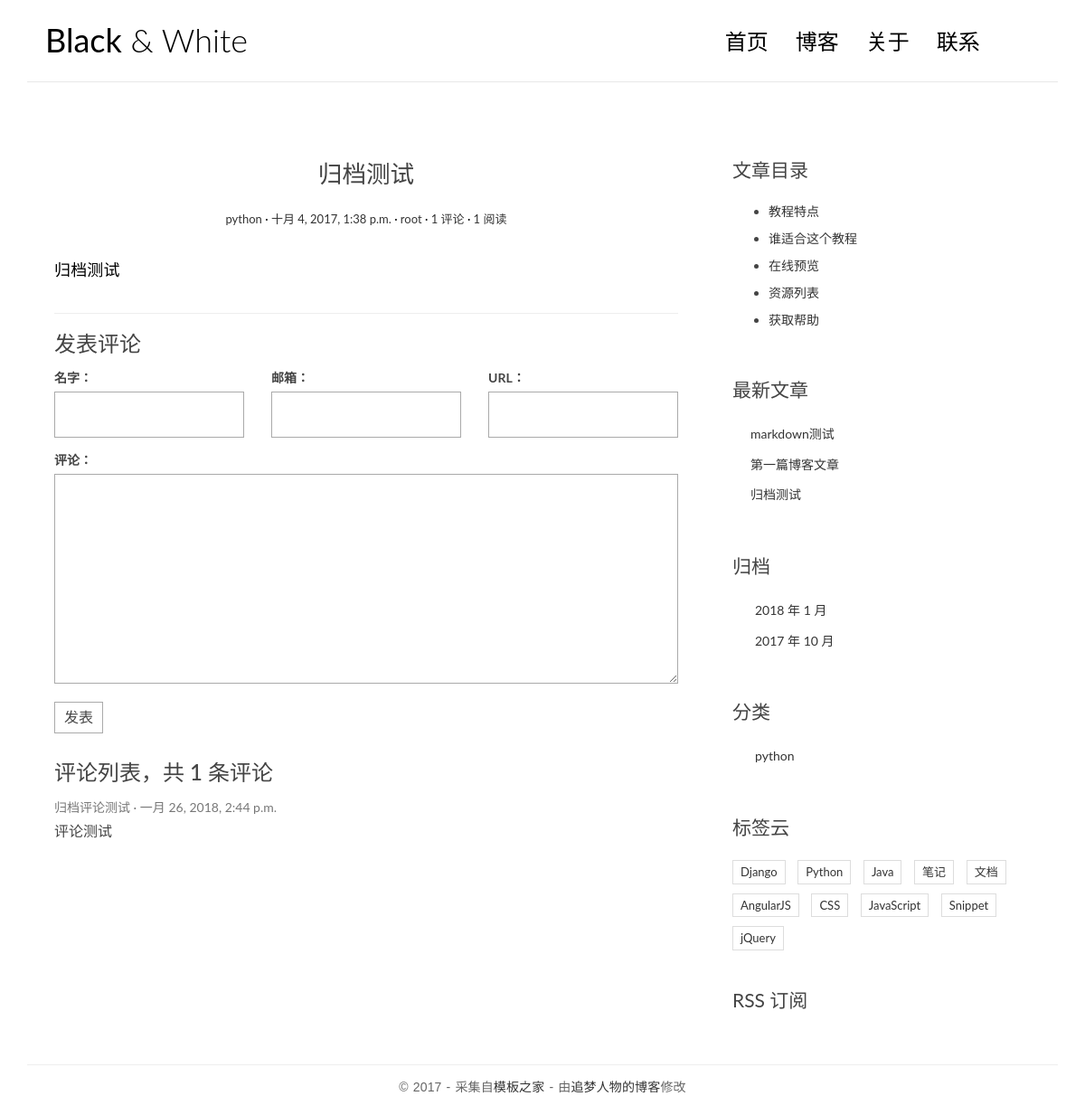
Page /post/4/ on the earlier database version.
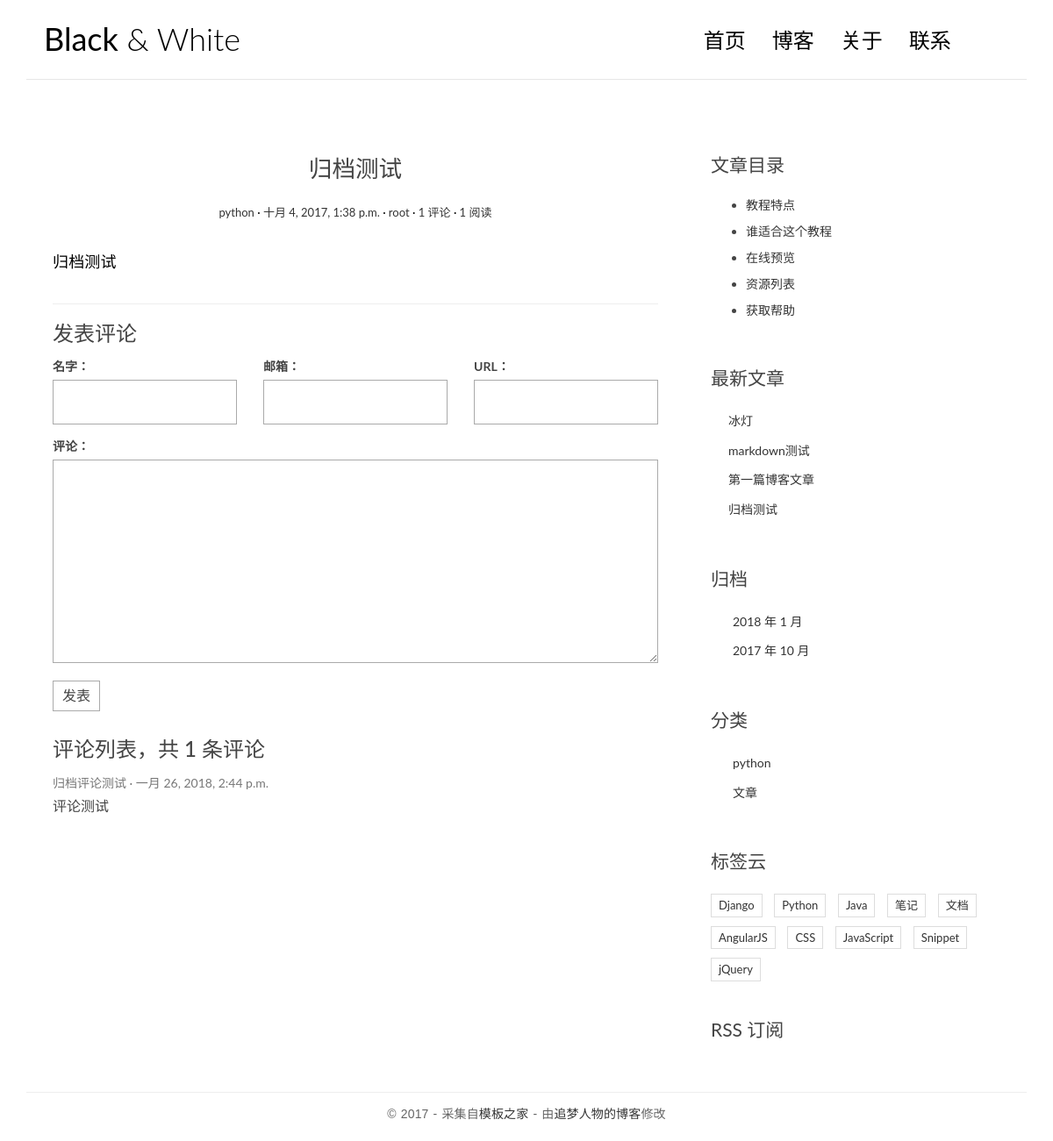
Same page on the later database version.
### comments/models.py (models this page shows, shortened)
class Comment(models.Model):
    name = models.CharField(max_length=100)
    email = models.EmailField(max_length=255)
    url = models.URLField(blank=True)
    text = models.TextField()
    created_time = models.DateTimeField(auto_now_add=True)
    post = models.ForeignKey('blog.Post', on_delete=models.CASCADE)
    class Meta:
        ordering = ['-created_time']

### blog/models.py (models this page shows, shortened)
class Post(models.Model):
    title = models.CharField(max_length=70, verbose_name='标题')
    body = models.TextField(verbose_name='内容')
    created_time = models.DateTimeField(verbose_name='创建时间')
    modified_time = models.DateTimeField(verbose_name='修改时间')
    excerpt = models.CharField(max_length=200, blank=True, verbose_name='摘要')
    category = models.ForeignKey(Category, on_delete=models.CASCADE, verbose_name='分类')
    tags = models.ManyToManyField(Tag, blank=True, verbose_name='标签')
    author = models.ForeignKey(User, on_delete=models.CASCADE, verbose_name='作者')
    views = models.PositiveIntegerField(default=0, editable=False)
    def get_absolute_url(self):
        return reverse('blog:info', kwargs={'pk': self.pk})
    def increase_views(self):
        self.views += 1
        self.save(update_fields=['views'])
    class Meta:
        ordering = ['-created_time']
    def save(self, *args, **kwargs):
        if not self.excerpt:
            md = markdown.Markdown(extensions=[
                'markdown.extensions.extra',
                'markdown.extensions.codehilite',
            ])
            self.excerpt = strip_tags(md.convert(self.body))[:54]
        super(Post, self).save(*args, **kwargs)

class Category(models.Model):
    name = models.CharField(max_length=100)
    def __str__(self):
        return self.name

### blog/views.py (the view)
# urls.py: path('post/<int:pk>/', views.InfoView.as_view(), name='info'),
class InfoView(DetailView):
    model = Post
    template_name = 'blog/info.html'
    context_object_name = 'post'
    def get(self, request, *args, **kwargs):
        response = super(InfoView, self).get(request, *args, **kwargs)
        self.object.increase_views()
        return response
    def get_object(self, queryset=None):
        post = super(InfoView, self).get_object(queryset=None)
        post.body = markdown.markdown(post.body, extensions={
            'markdown.extensions.extra',
            'markdown.extensions.codehilite',
            'markdown.extensions.toc',
        })
        return post
    def get_context_data(self, **kwargs):
        context = super(InfoView, self).get_context_data(**kwargs)
        form = CommentForm()
        comment_list = self.object.comment_set.all()
        context.update({
            'form': form,
            'comment_list': comment_list
        })
        return context

### comments/forms.py
class CommentForm(forms.ModelForm):
    class Meta:
        model = Comment
        fields = ['name', 'email', 'url', 'text']

### blog/templatetags/blog_tags.py (called while the page is built)
@register.simple_tag
def get_recent_posts(num=5):
    return Post.objects.all()[:num]

@register.simple_tag
def archives():
    return Post.objects.dates('created_time', 'month', order='DESC')

@register.simple_tag
def get_categories():
    return Category.objects.all()

### blog/templates/blog/info.html (shortened to what this page needs)
{% extends 'blog/base.html' %}
{% block main %}
<article class="post post-1">
    <header class="entry-header">
        <h1 class="entry-title">{{ post.title }}</h1>
        <div class="entry-meta">
            <span class="post-category"><a href="#">{{ post.category }}</a></span>
            <span class="post-date"><a href="#"><time class="entry-date"
                                                      datetime="{{ post.created_time }}">{{ post.created_time }}</time></a></span>
            <span class="post-author"><a href="#">{{ post.author }}</a></span>
            <span class="comments-link"><a href="#">{{ post.comment_set.count }} 评论</a></span>
            <span class="views-count"><a href="#">{{ post.views }} 阅读</a></span>
        </div>
    </header>
    <div class="entry-content clearfix">
        {{ post.body|safe }}
    </div>
</article>
<section class="comment-area" id="comment-area">
    <hr>
    <h3>发表评论</h3>
    <form action="{% url 'comments:post_comment' post.pk %}" method="post" class="comment-form">
        <div class="row">
            <div class="col-md-4">
                <label for="{{ form.name.id_for_label }}">名字：</label>
                {{ form.name }}
            </div>
            <div class="col-md-4">
                <label for="{{ form.email.id_for_label }}">邮箱：</label>
                {{ form.email }}
            </div>
            <div class="col-md-4">
                <label for="{{ form.url.id_for_label }}">URL：</label>
                {{ form.url }}
            </div>
            <div class="col-md-12">
                <label for="{{ form.text.id_for_label }}">评论：</label>
                {{ form.text }}
                <button type="submit" class="comment-btn">发表</button>
            </div>
        </div>
    </form>
    <div class="comment-list-panel">
        <h3>评论列表，共 <span>{{ post.comment_set.count }}</span> 条评论</h3>
        <ul class="comment-list list-unstyled">
            {% for comment in comment_list %}
            <li class="comment-item">
                <span class="nickname">{{ comment.name }}</span>
                <time class="submit-date">{{ comment.created_time }}</time>
                <div class="text">
                    {{ comment.text }}
                </div>
            </li>
            {% empty %}
            暂无评论！
            {% endfor %}
        </ul>
    </div>
</section>
{% endblock main %}
{% block toc %}
<div class="widget widget-content">
    <h3 class="widget-title">文章目录</h3>
    <ul>
        <li>
            <a href="#">教程特点</a>
        </li>
        <li>
            <a href="#">谁适合这个教程</a>
        </li>
        <li>
            <a href="#">在线预览</a>
        </li>
        <li>
            <a href="#">资源列表</a>
        </li>
        <li>
            <a href="#">获取帮助</a>
        </li>
    </ul>
</div>
{% endblock toc %}

### blog/templates/blog/base.html (shortened to what the changed rows need)
{% load staticfiles %}
{% load blog_tags %}
<!DOCTYPE html>
<html>
<head>
    <link rel="stylesheet" href="{% static 'css/bootstrap.min.css' %}">
    <link rel="stylesheet" href="http://code.ionicframework.com/ionicons/2.0.1/css/ionicons.min.css">
    <link rel="stylesheet" href="{% static 'css/pace.css' %}">
    <link rel="stylesheet" href="{% static 'css/custom.css' %}">
    <link rel="stylesheet" href="{% static 'css/highlights/github.css' %}">
</head>
<body>
<div class="container">
    <header id="site-header">
        <div class="row">
            <div class="col-md-4 col-sm-5 col-xs-8">
                <div class="logo">
                    <h1><a href="{% url 'blog:index' %}"><b>Black</b> &amp; White</a></h1>
                </div>
            </div>
        </div>
    </header>
</div>
<div class="content-body">
    <div class="container">
        <div class="row">
            <main class="col-md-8">
                {% block main %}
                {% endblock main %}
            </main>
            <aside class="col-md-4">
                <div class="widget widget-recent-posts">
                    {% get_recent_posts as recent_post_list %}
                    <ul>
                        {% for post in recent_post_list %}
                        <li>
                            <a href="{{ post.get_absolute_url }}">{{ post.title }}</a>
                        </li>
                        {% empty %}
                        暂无文章！
                        {% endfor %}
                    </ul>
                </div>
                <div class="widget widget-archives">
                    {% archives as date_list %}
                    <ul>
                        {% for date in date_list %}
                        <li>
                            <a href="{% url 'blog:archives' date.year date.month %}">{{ date.year }} 年 {{ date.month }} 月</a>
                        </li>
                        {% empty %}
                        暂无归档！
                        {% endfor %}
                    </ul>
                </div>
                <div class="widget widget-category">
                    {% get_categories as category_list %}
                    <ul>
                        {% for category in category_list %}
                        <li>
                            <a href="{% url 'blog:category' category.pk %}">{{ category.name }} </a>
                        </li>
                        {% empty %}
                        暂无分类！
                        {% endfor %}
                    </ul>
                </div>
            </aside>
        </div>
    </div>
</div>
</body>
</html>

Differences in the rows shown:
added Post: title "冰灯"
added Category: name "文章"
